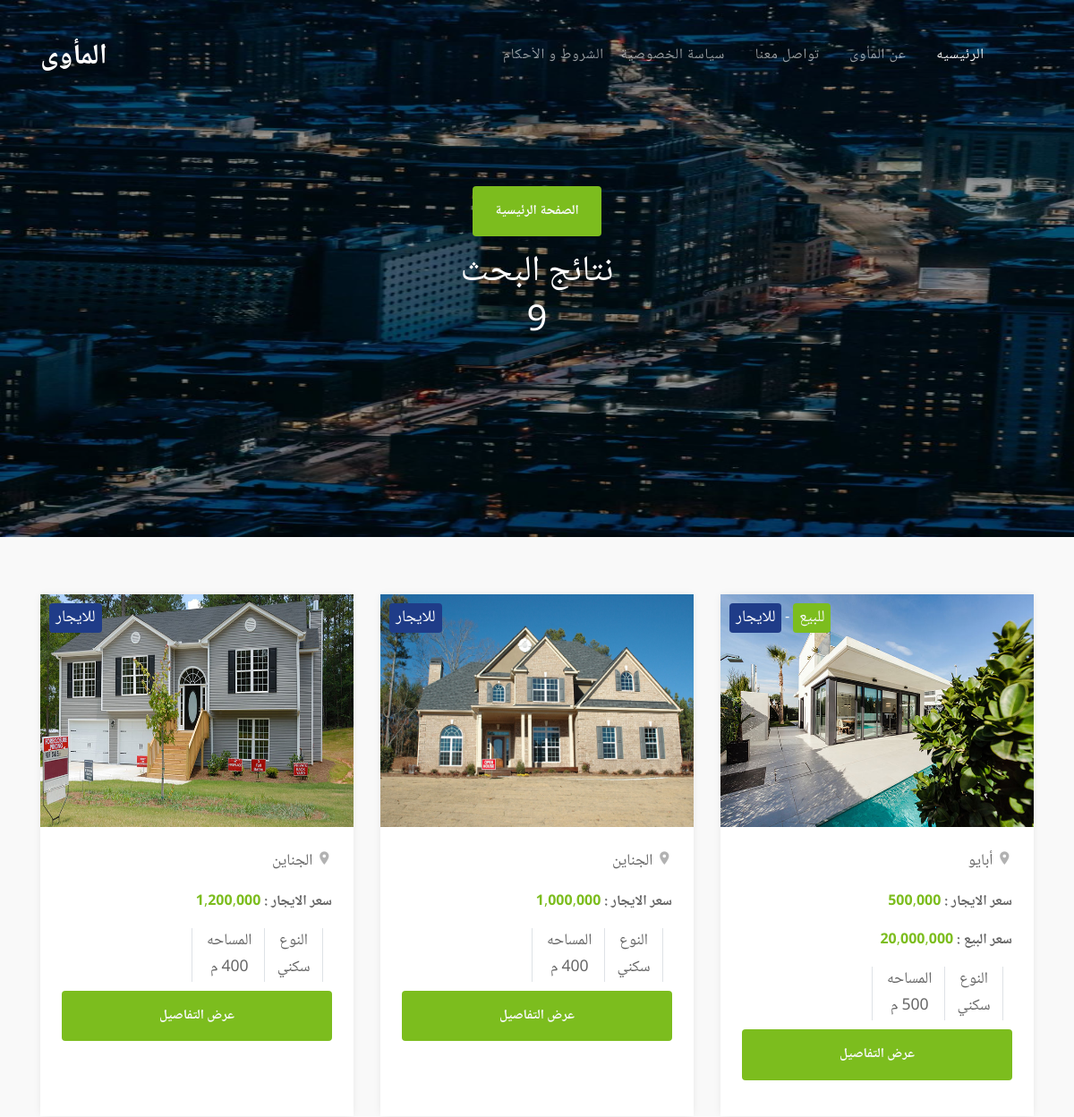
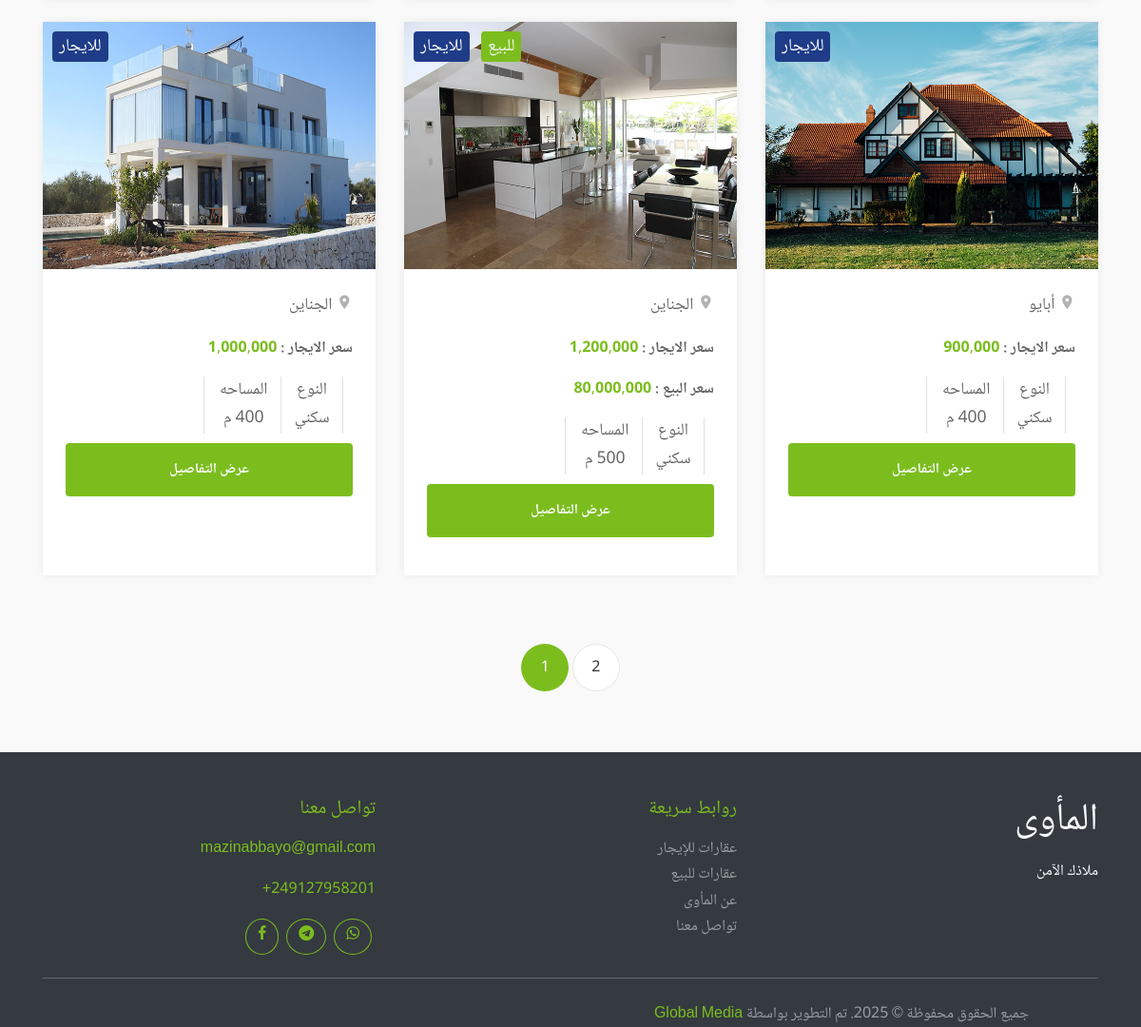
Screenshot of /search with the database file from the repository (2 pictures, top to bottom).
### api/models.py (models this page shows, shortened)
class House(models.Model):
    TYPES = {
        "1":"سكني" ,
        "2":"تجاري",
        "3":"زراعي",
    }
    region = models.ForeignKey(Region,on_delete=models.PROTECT)
    rooms = models.IntegerField(default=0)
    ready = models.BooleanField(default=False)
    price = models.IntegerField()
    for_sale = models.BooleanField(default=False)
    for_rent = models.BooleanField(default=True)
    is_available = models.BooleanField(default=True)
    description = models.CharField(max_length=600)
    area = models.CharField(max_length=25)
    owner = models.ForeignKey(Owner,on_delete=models.PROTECT)
    sequence = models.IntegerField(default = 100)
    main_image = models.ImageField(upload_to='images/',null=True,blank=True)
    sale_price = models.IntegerField(default=0,null=True)
    date = models.DateTimeField(auto_now=True,null=True)
    type = models.TextField(null=False, choices=TYPES, default="1")
    private_description = models.CharField(max_length=500,default="")
    unit = models.CharField(max_length=50,default="م")

class Region(models.Model):
    name = models.CharField(max_length=30)
    name_english = models.CharField(max_length=30)
    state = models.ForeignKey(State,on_delete=models.PROTECT)
    sequence = models.IntegerField(default = 100)
    is_available = models.BooleanField(default=True)

### api/views.py (the view, shortened to what this page needs)
# urls.py: path('search',views.search,name="search"),
def search(request):
    if request.method == 'POST':
        offer_type = request.POST.get('offer-types')
        is_ready = request.POST.get('is_ready')
        region_id = request.POST.get('select-region')
        price_range = request.POST.get('price-range')
    elif request.method == "GET":
        offer_type = request.GET.get('offer_type')
        is_ready = request.GET.get('is_ready')
        region_id = request.GET.get('region_id')
        price_range = request.GET.get('price_range')
    filters = Q(is_available=True)  # Assuming you only want available houses
    if offer_type:
        if offer_type == 'rent':
            filters &= Q(for_rent=True)
        elif offer_type == 'sale':
            filters &= Q(for_sale=True)
    if is_ready =="1" :
        filters &= Q(type = '1')
    elif is_ready =="2" :
        filters &= Q(type = '2')
    elif is_ready =="3" :
        filters &= Q(type = '3')
    if region_id:
        filters &= Q(region__id=region_id)
    results = House.objects.filter(filters)
    count = results.count()
    paginator = Paginator(results, 6)  # Show 10 objects per page
    page_number = request.GET.get('page',1)
    houses = paginator.get_page(page_number)
    context = {
        "houses" : houses,
        "offer_type" : offer_type,
        "price_range" : price_range,
        "region_id" : region_id,
        "is_ready" : is_ready,
        "count" : count,
    }
    return render(request, 'search.html', context=context)

### templates/search.html (shortened to what this page needs)
<!DOCTYPE html>
{% load static %}
{% load humanize %}
<html lang="en">
  <head>
    <link rel="stylesheet" href="{% static "fonts/icomoon/style.css" %}">
    <link rel="stylesheet" href="{% static "css/bootstrap.min.css" %}">
    <link rel="stylesheet" href="{% static "css/magnific-popup.css" %}">
    <link rel="stylesheet" href="{% static "css/jquery-ui.css" %}">
    <link rel="stylesheet" href="{% static "css/owl.carousel.min.css" %}">
    <link rel="stylesheet" href="{% static "css/owl.theme.default.min.css" %}">
    <link rel="stylesheet" href="{% static "css/bootstrap-datepicker.css" %}">
    <link rel="stylesheet" href="{% static "css/mediaelementplayer.css" %}">
    <link rel="stylesheet" href="{% static "css/animate.css" %}">
    <link rel="stylesheet" href="{% static "fonts/flaticon/font/flaticon.css" %}">
    <link rel="stylesheet" href="{% static "css/fl-bigmug-line.css" %}">
    <link rel="stylesheet" href="{% static "css/aos.css" %}">
    <link rel="stylesheet" href="{% static "css/style.css" %}">
  </head>
  <body>
  <div class="site-wrap">
      <div class="site-navbar mt-4">
        <div class="container py-1">
          <div class="row align-items-center">
            <div class="col-8 col-md-8 col-lg-4">
              <h1 class="mb-0"><a href="{% url "api:home" %}" class="text-white h2 mb-0"><strong>المأوى</strong></a></h1>
            </div>
            <div class="col-4 col-md-4 col-lg-8" dir="rtl">
              <nav class="site-navigation text-right text-md-right" role="navigation">
                <ul class="site-menu js-clone-nav d-none d-lg-block ">
                  <li class="active">
                    <a href="{% url "api:home" %}">الرئيسيه</a>
                  </li>
                  <li><a href="{% url "api:about" %}">عن المأوى</a></li>
                  <li><a href="{% url "api:contact" %}">تواصل معنا</a></li>
                  <li><a href="{% url "api:privacy" %}">سياسة الخصوصية</a></li>
                  <li><a href="{% url "api:terms" %}">الشروط و الأحكام</a></li>
                </ul>
              </nav>
            </div>
          </div>
        </div>
      </div>
      <div class="site-blocks-cover inner-page-cover overlay" style="background-image: url({% static "images/hero.jpg" %});" data-aos="fade">
        <div class="container">
          <div class="row align-items-center justify-content-center text-center">
            <div class="col-md-10">
              <p><a href="{% url "api:home" %}" class="btn btn-white btn-outline-white py-3 px-4 rounded-1 btn-2">الصفحة الرئيسية</a></p>
              <h1 class="mb-2">نتائج البحث</h1>
              <h1 class="mb-2">{{count}}</h1>
            </div>
          </div>
        </div>
      </div>
    <div class="site-section site-section-sm bg-light"id="mycontainer">
        <div class="container">
            <div class="row mb-5"dir="rtl">
              {% for house in houses %}
                <div class="col-md-6 col-lg-4 mb-4">
                  <div class="property-entry h-100">
                    <a href="{% url "api:details" pk=house.pk %}" class="property-thumbnail">
                      {% if house.for_sale and house.for_rent %}
                      <div class="offer-type-wrap" >
                        <span class="d-inline-block offer-type bg-success text-light">للبيع</span>
                        <span class="text-light"> - </span>
                        <span class="d-inline-block offer-type bg-primary">للايجار</span>
                      </div>
                      {% elif house.for_sale %}
                      <div class="offer-type-wrap" >
                        <span class="d-inline-block offer-type bg-success text-light">للبيع</span>
                      </div>
                      {% elif house.for_rent %}
                      <div class="offer-type-wrap">
                        <span class="d-inline-block offer-type bg-primary">للايجار</span>
                      </div>
                      {% endif %}
                      {% if house.main_image %}
                      <img src="{{ house.main_image.url }}" alt="Image" style="height:260px;width:370px;" class="img-fluid w-100">
                      {% else %}
                      <img src="{% static 'logo.png'%}" class="img-fluid w-100" style="height:260px;width:370px;" alt="logo">
                      {% endif %}
                    </a>
                    <div class="p-4 property-body" style = "text-align:right;">
                      <span class="property-location d-block mb-3"><span class="property-icon icon-room"></span>  {{ house.region.name }}</span>
                      {% if house.for_rent%}
                        <p><strong>سعر الايجار : </strong>
                        <strong class="text-success font-weight-bold">{{house.price|intcomma}}</strong></p>
                        {% endif %}
                        {% if house.for_sale%}
                        <p><strong>سعر البيع : </strong>
                        <strong class="text-success font-weight-bold">{{house.sale_price|intcomma}}</strong></p>
                      {% endif %}
                      <ul class="property-specs-wrap mb-3 mb-lg-0">
                        <li>
                          <span class="property-specs border-right border-left px-3" style="font-size: 1.1rem;">النوع</span>
                          <span class="property-specs border-left border-right " style="font-size: 1.1rem;;text-align: center;">{{ house.get_type_display }}</span>
                        </li>
                        <li>
                          <span class="property-specs border-left pl-3" style="font-size: 1.1rem;;text-align: center;">المساحه</span>
                          <span class="property-specs border-left pl-3" style="font-size: 1.1rem;;text-align: center;">{{ house.area }} {{ house.unit }}</span>
                        </li>
                        <div class="d-block">
                          <p><a href="{% url "api:details" pk=house.pk %}" class="btn btn-white btn-outline-white py-3 px-4 w-100 rounded-1 btn-2">عرض التفاصيل</a>
                        </div>
                        </ul>
                    </div>
                  </div>
                </div>
              {% endfor %}
            </div>
            <div class="row">
              <div class="col-md-12 text-center">
                <div class="site-pagination">
                  {% if houses.paginator.num_pages > 1 %}
                  <a href="?page=1&price_range={{price_range}}&offer_type={{offer_type}}&region_id={{region_id}}&is_ready={{is_ready}}#mycontainer" {% if houses.number == 1 %}class="active"{% endif %}>1</a>
                  {% endif %}
                  {% if houses.paginator.num_pages > 1 %}
                    <a href="?page={{ houses.paginator.num_pages }}&price_range={{price_range}}&offer_type={{offer_type}}&region_id={{region_id}}&is_ready={{is_ready}}#mycontainer" {% if houses.number == houses.paginator.num_pages %}class="active"{% endif %}>{{ houses.paginator.num_pages }}</a>
                  {% endif %}
                </div>
              </div>
            </div>
        </div>
    </div>
<div class="container-fluid bg-dark text-white pt-5 footer" style="text-align:right;" dir="rtl">
  <div class="container">
      <div class="row g-5">
          <div class="col-lg-4 col-md-6">
              <h1 class="text-light mb-3">المأوى</h1>
              <p class="text-light">ملاذك الآمن </p>
          </div>
          <div class="col-lg-4 col-md-6">
              <h5 class="text-success text-right mb-3">روابط سريعة</h5>
              <ul class="list-unstyled text-white-50 pr-0">
                  <li><a class="text-white-50 text-right" href="{% url 'api:for_rent' %}">عقارات للإيجار</a></li>
                  <li><a class="text-white-50 text-right" href="{% url 'api:for_sale' %}">عقارات للبيع</a></li>
                  <li><a class="text-white-50 text-right" href="{% url 'api:about' %}">عن المأوى</a></li>
                  <li><a class="text-white-50 text-right" href="{% url 'api:contact' %}">تواصل معنا</a></li>
              </ul>
          </div>
          <div class="col-lg-4 col-md-12">
              <h5 class="text-success mb-3">تواصل معنا</h5>
              <p class="text-white-50"> <a class="text-success" href="mailto:mazinabbayo@gmail.com">mazinabbayo@gmail.com</a></p>
              <p class="text-white-50"> <a class="text-success" href="tel:+249127958201">249127958201+</a></p>
              <div class="d-flex">
                  <a class="btn btn-outline-success mx-1 rounded-circle" href="https://wa.me/+249127958201"><i class="icon-whatsapp"></i></a>
                  <a class="btn btn-outline-success mx-1 rounded-circle" href="https://t.me/+249992025613"><i class="icon-telegram"></i></a>
                  <a class="btn btn-outline-success mx-1 rounded-circle" href="https://www.facebook.com/profile.php?id=61561040094874"><i class="icon-facebook"></i></a>
              </div>
          </div>
      </div>
      <hr class="bg-secondary my-4">
      <div class="row">
          <div class="col-md-6 text-center text-md-start mb-3 mb-md-0">
              <p class="text-white-50 mb-0">جميع الحقوق محفوظة © 2025. تم التطوير بواسطة <a class="text-success" href="https://www.globalmediasd.com">Global Media</a></p>
          </div>
      </div>
  </div>
</div>
  </div>
  </body>
</html>

### templates/search.html (style rules this page uses)
html, body, div, span, h1, h2, h3, h4, h5, h6, p, a, button, input, textarea { font-family: 'Noto Naskh Arabic', sans-serif; }

### rows the page displays
House: for_sale "للبيع", main_image (picture), region.name "أبايو", price "500,000", sale_price "20,000,000", type "سكني", unit "م"
House: for_sale "للايجار", main_image (picture), region.name "الجناين", price "1,000,000", type "سكني", unit "م"
House: for_sale "للايجار", main_image (picture), region.name "الجناين", price "1,200,000", type "سكني", unit "م"
House: for_sale "للايجار", main_image (picture), region.name "أبايو", price "900,000", type "سكني", unit "م"
House: for_sale "للبيع", main_image (picture), region.name "الجناين", price "1,200,000", sale_price "80,000,000", type "سكني", unit "م"
House: for_sale "للايجار", main_image (picture), region.name "الجناين", price "1,000,000", type "سكني", unit "م"

### other values shown
{{ count }} "9"
{{ houses.paginator.num_pages }} "2"
